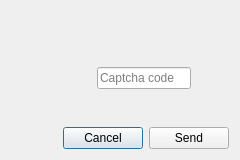
<?xml version="1.0" encoding="UTF-8"?>
<ui version="4.0">
 <class>Captcha</class>
 <widget class="QDialog" name="Captcha">
  <property name="geometry">
   <rect>
    <x>0</x>
    <y>0</y>
    <width>240</width>
    <height>160</height>
   </rect>
  </property>
  <property name="sizePolicy">
   <sizepolicy hsizetype="Preferred" vsizetype="Preferred">
    <horstretch>0</horstretch>
    <verstretch>0</verstretch>
   </sizepolicy>
  </property>
  <property name="minimumSize">
   <size>
    <width>240</width>
    <height>160</height>
   </size>
  </property>
  <property name="maximumSize">
   <size>
    <width>240</width>
    <height>160</height>
   </size>
  </property>
  <property name="windowTitle">
   <string>Captcha</string>
  </property>
  <property name="sizeGripEnabled">
   <bool>false</bool>
  </property>
  <property name="modal">
   <bool>true</bool>
  </property>
  <layout class="QVBoxLayout" name="verticalLayout">
   <item>
    <layout class="QHBoxLayout" name="horizontalLayout">
     <item>
      <spacer name="horizontalSpacer">
       <property name="orientation">
        <enum>Qt::Horizontal</enum>
       </property>
       <property name="sizeHint" stdset="0">
        <size>
         <width>40</width>
         <height>20</height>
        </size>
       </property>
      </spacer>
     </item>
     <item>
      <layout class="QVBoxLayout" name="verticalLayout_1">
       <item>
        <widget class="QLabel" name="captcha_image">
         <property name="minimumSize">
          <size>
           <width>130</width>
           <height>50</height>
          </size>
         </property>
         <property name="maximumSize">
          <size>
           <width>130</width>
           <height>50</height>
          </size>
         </property>
         <property name="text">
          <string/>
         </property>
         <property name="pixmap">
          <pixmap resource="resources.qrc">:/images/assets/captcha-example.jpg</pixmap>
         </property>
         <property name="alignment">
          <set>Qt::AlignCenter</set>
         </property>
        </widget>
       </item>
       <item>
        <layout class="QHBoxLayout" name="horizontalLayout_1">
         <item>
          <widget class="QPushButton" name="refresh_captcha_button">
           <property name="toolTip">
            <string>Refresh captcha</string>
           </property>
           <property name="text">
            <string/>
           </property>
           <property name="icon">
            <iconset resource="resources.qrc">
             <normaloff>:/images/assets/tango-icon-theme-0.8.90/22x22/actions/view-refresh.png</normaloff>:/images/assets/tango-icon-theme-0.8.90/22x22/actions/view-refresh.png</iconset>
           </property>
           <property name="autoDefault">
            <bool>false</bool>
           </property>
           <property name="flat">
            <bool>true</bool>
           </property>
          </widget>
         </item>
         <item>
          <widget class="QLineEdit" name="captcha_line">
           <property name="sizePolicy">
            <sizepolicy hsizetype="Preferred" vsizetype="Fixed">
             <horstretch>0</horstretch>
             <verstretch>0</verstretch>
            </sizepolicy>
           </property>
           <property name="maximumSize">
            <size>
             <width>94</width>
             <height>16777215</height>
            </size>
           </property>
           <property name="text">
            <string/>
           </property>
           <property name="alignment">
            <set>Qt::AlignLeading|Qt::AlignLeft|Qt::AlignVCenter</set>
           </property>
           <property name="placeholderText">
            <string>Captcha code</string>
           </property>
          </widget>
         </item>
        </layout>
       </item>
      </layout>
     </item>
     <item>
      <spacer name="horizontalSpacer_1">
       <property name="orientation">
        <enum>Qt::Horizontal</enum>
       </property>
       <property name="sizeHint" stdset="0">
        <size>
         <width>20</width>
         <height>40</height>
        </size>
       </property>
      </spacer>
     </item>
    </layout>
   </item>
   <item>
    <spacer name="verticalSpacer">
     <property name="orientation">
      <enum>Qt::Vertical</enum>
     </property>
     <property name="sizeHint" stdset="0">
      <size>
       <width>20</width>
       <height>40</height>
      </size>
     </property>
    </spacer>
   </item>
   <item>
    <layout class="QHBoxLayout" name="horizontalLayout_2">
     <item>
      <spacer name="horizontalSpacer_2">
       <property name="orientation">
        <enum>Qt::Horizontal</enum>
       </property>
       <property name="sizeHint" stdset="0">
        <size>
         <width>40</width>
         <height>20</height>
        </size>
       </property>
      </spacer>
     </item>
     <item>
      <widget class="QPushButton" name="cancel_button">
       <property name="text">
        <string>Cancel</string>
       </property>
      </widget>
     </item>
     <item>
      <widget class="QPushButton" name="send_button">
       <property name="text">
        <string>Send</string>
       </property>
      </widget>
     </item>
    </layout>
   </item>
  </layout>
 </widget>
 <tabstops>
  <tabstop>captcha_line</tabstop>
  <tabstop>send_button</tabstop>
  <tabstop>cancel_button</tabstop>
  <tabstop>refresh_captcha_button</tabstop>
 </tabstops>
 <resources>
  <include location="resources.qrc"/>
 </resources>
 <connections>
  <connection>
   <sender>send_button</sender>
   <signal>pressed()</signal>
   <receiver>Captcha</receiver>
   <slot>accept()</slot>
   <hints>
    <hint type="sourcelabel">
     <x>229</x>
     <y>149</y>
    </hint>
    <hint type="destinationlabel">
     <x>193</x>
     <y>310</y>
    </hint>
   </hints>
  </connection>
  <connection>
   <sender>cancel_button</sender>
   <signal>pressed()</signal>
   <receiver>Captcha</receiver>
   <slot>reject()</slot>
   <hints>
    <hint type="sourcelabel">
     <x>113</x>
     <y>140</y>
    </hint>
    <hint type="destinationlabel">
     <x>113</x>
     <y>181</y>
    </hint>
   </hints>
  </connection>
 </connections>
</ui>
